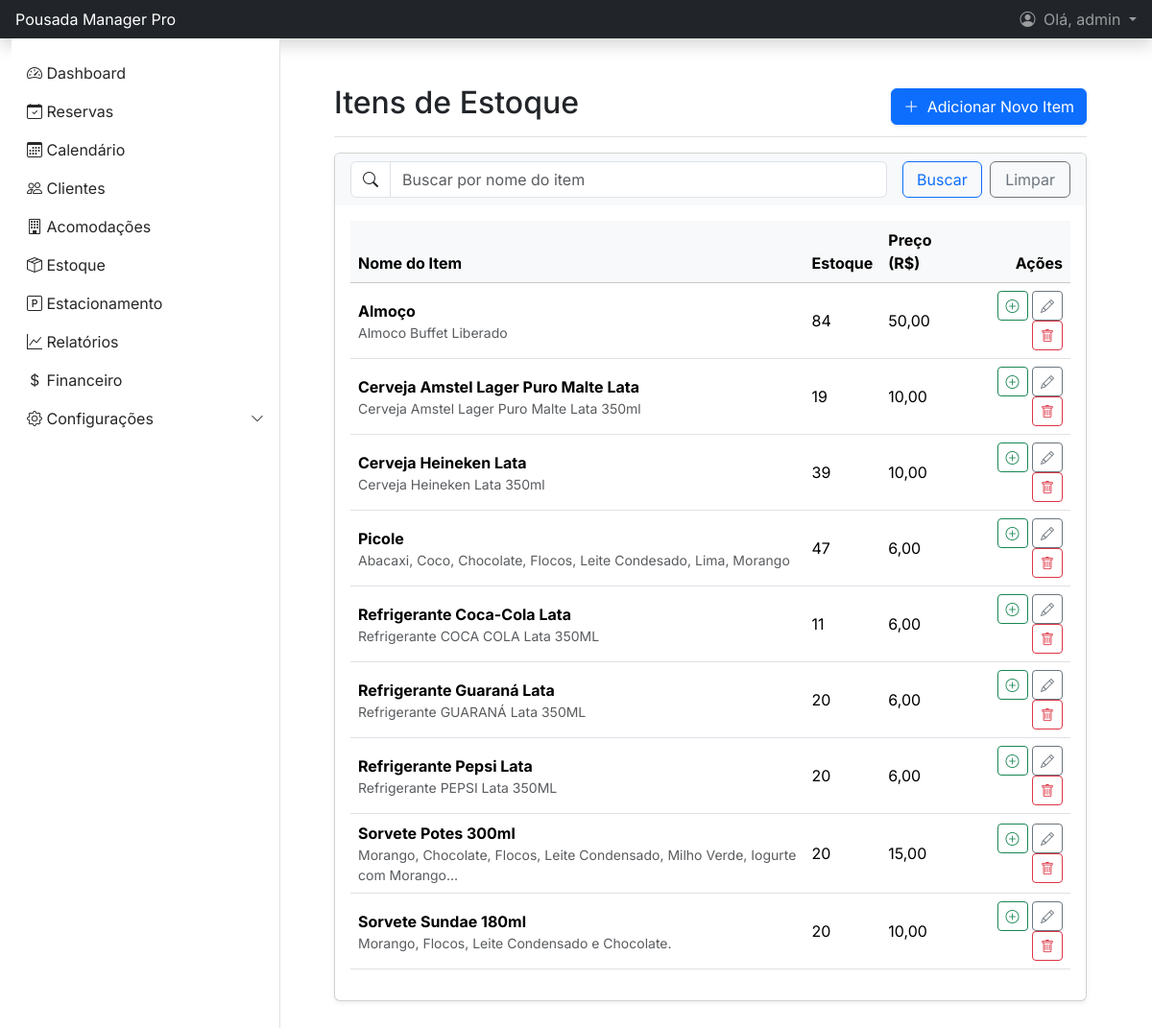
Screenshot of /estoque/ (signed in) with the database file from the repository.
### gestao/models.py (models this page shows, shortened)
class ItemEstoque(models.Model):
    nome = models.CharField(max_length=100)
    descricao = models.TextField(blank=True)
    quantidade = models.PositiveIntegerField(default=0)
    preco_venda = models.DecimalField("Preço de Venda", max_digits=10, decimal_places=2)
    history = HistoricalRecords()

### gestao/views.py (the view)
# urls.py: path('estoque/', views.ItemEstoqueListView.as_view(), name='item_estoque_list'),
class ItemEstoqueListView(LoginRequiredMixin, PermissionRequiredMixin, ListView):
    permission_required = 'gestao.view_itemestoque'
    raise_exception = True  # Mostra erro 403 se não tiver permissão
    model = ItemEstoque
    template_name = 'gestao/item_estoque_list.html'
    context_object_name = 'item_estoque'
    paginate_by = 10 # Itens por página
    def get_queryset(self):
        queryset = super().get_queryset().order_by('nome')
        query = self.request.GET.get('q')
        if query:
            queryset = queryset.filter(nome__icontains=query)
        return queryset

### templates/gestao/item_estoque_list.html (shortened to what this page needs)
{% extends 'base.html' %}
{% block content %}
<main class="px-md-4">
    <div class="d-flex justify-content-between flex-wrap flex-md-nowrap align-items-center pt-3 pb-2 mb-3 border-bottom">
        <h1 class="h2">Itens de Estoque</h1>
        <div class="btn-toolbar mb-2 mb-md-0">
            <a href="{% url 'item_estoque_add' %}" class="btn btn-primary shadow-sm">
                <i class="bi bi-plus-lg me-1"></i> Adicionar Novo Item
            </a>
        </div>
    </div>
    <div class="card shadow-sm">
        <div class="card-header bg-light border-bottom-0">
            <form method="get" action="{% url 'item_estoque_list' %}" class="row g-3 align-items-center">
                <div class="col-md-9">
                    <div class="input-group">
                        <span class="input-group-text bg-white"><i class="bi bi-search"></i></span>
                        <input type="search" class="form-control" name="q" placeholder="Buscar por nome do item" value="{{ request.GET.q|default:'' }}">
                    </div>
                </div>
                <div class="col-md-3">
                    <div class="d-grid gap-2 d-md-flex">
                        <button class="btn btn-outline-primary w-100" type="submit">Buscar</button>
                        <a href="{% url 'item_estoque_list' %}" class="btn btn-outline-secondary w-100">Limpar</a>
                    </div>
                </div>
            </form>
        </div>
        <div class="card-body">
            <div class="table-responsive">
                <table class="table table-hover align-middle">
                    <thead class="table-light">
                        <tr>
                            <th scope="col">Nome do Item</th>
                            <th scope="col">Estoque</th>
                            <th scope="col">Preço (R$)</th>
                            <th scope="col" class="text-end">Ações</th>
                        </tr>
                    </thead>
                    <tbody>
                        {% for item in item_estoque %}
                        <tr class="{% if item.quantidade <= 5 %}table-warning{% endif %}">
                            <td>
                                <div class="fw-bold">{{ item.nome }}</div>
                                <div class="small text-muted">{{ item.descricao|default:""|truncatechars:80 }}</div>
                            </td>
                            <td>
                                {{ item.quantidade }}
                            </td>
                            <td>{{ item.preco_venda|floatformat:2 }}</td>
                            <td class="text-end">
                                <a href="{% url 'compra_estoque_list' item.pk %}" class="btn btn-sm btn-outline-success" data-bs-toggle="tooltip" title="Adicionar Compra / Ver Histórico">
                                    <i class="bi bi-plus-circle"></i>
                                </a>
                                <a href="{% url 'item_estoque_edit' item.pk %}" class="btn btn-sm btn-outline-secondary" data-bs-toggle="tooltip" title="Editar Item">
                                    <i class="bi bi-pencil"></i>
                                </a>
                                <a href="{% url 'item_estoque_delete' item.pk %}" class="btn btn-sm btn-outline-danger" data-bs-toggle="tooltip" title="Excluir Item">
                                    <i class="bi bi-trash"></i>
                                </a>
                            </td>
                        </tr>
                        {% empty %}
                        <tr>
                            <td colspan="4" class="text-center py-4">Nenhum item cadastrado no estoque.</td>
                        </tr>
                        {% endfor %}
                    </tbody>
                </table>
            </div>
        </div>
    </div>
</main>
{% endblock %}

### templates/base.html (shortened to what this page needs)
{% load static %} <!doctype html>
<html lang="pt-br">
<head>
    <link href="https://cdn.jsdelivr.net/npm/bootstrap@5.3.3/dist/css/bootstrap.min.css" rel="stylesheet">
    <link rel="stylesheet" href="https://cdn.jsdelivr.net/npm/bootstrap-icons@1.11.3/font/bootstrap-icons.min.css">
</head>
<body>
<header class="navbar navbar-dark bg-dark sticky-top flex-md-nowrap p-0 shadow">
    <a class="navbar-brand col-md-3 col-lg-2 me-0 px-3 fs-6" href="{% url 'dashboard' %}">
        Pousada Manager Pro
    </a>
    <div class="navbar-nav ms-auto">
        {% if user.is_authenticated %}
            <div class="nav-item dropdown">
                <a class="nav-link dropdown-toggle px-3" href="#" role="button" data-bs-toggle="dropdown" aria-expanded="false">
                    <i class="bi bi-person-circle me-1"></i>
                    Olá, {{ request.user.first_name|default:request.user.username }}
                </a>
            </div>
        {% else %}
            <div class="nav-item text-nowrap">
                <a class="nav-link px-3" href="{% url 'login' %}">Entrar (Login)</a>
            </div>
        {% endif %}
    </div>
</header>
<div class="container-fluid main-container">
    <div class="offcanvas offcanvas-start sidebar" tabindex="-1" id="sidebarMenu">
        <div class="offcanvas-body p-0">
            <ul class="nav flex-column pt-3">
                <li class="nav-item"><a class="nav-link" href="{% url 'dashboard' %}"><i class="bi bi-speedometer2"></i> Dashboard</a></li>
                <li class="nav-item"><a class="nav-link" href="{% url 'reserva_list' %}"><i class="bi bi-calendar-check"></i> Reservas</a></li>
                <li class="nav-item"><a class="nav-link" href="{% url 'calendario_reservas' %}"><i class="bi bi-calendar3"></i> Calendário</a></li>
                <li class="nav-item"><a class="nav-link" href="{% url 'cliente_list' %}"><i class="bi bi-people"></i> Clientes</a></li>
                <li class="nav-item"><a class="nav-link" href="{% url 'acomodacao_list' %}"><i class="bi bi-building"></i> Acomodações</a></li>
                <li class="nav-item"><a class="nav-link" href="{% url 'item_estoque_list' %}"><i class="bi bi-box-seam"></i> Estoque</a></li>
                <li class="nav-item"><a class="nav-link" href="{% url 'vaga_estacionamento_list' %}"><i class="bi bi-p-square"></i> Estacionamento</a></li>
                <li class="nav-item"><a class="nav-link" href="{% url 'relatorio_acomodacoes' %}"><i class="bi bi-graph-up"></i> Relatórios</a></li>
                {% if perms.auth.change_user %}
                <li class="nav-item"><a class="nav-link" href="{% url 'financeiro' %}"><i class="bi bi-currency-dollar"></i> Financeiro</a></li>
                {% endif %}
                <li class="nav-item">
                    <a class="nav-link d-flex justify-content-between align-items-center" data-bs-toggle="collapse" href="#configuracoesSubmenu" role="button" aria-expanded="false" aria-controls="configuracoesSubmenu">
                        <span><i class="bi bi-gear"></i> Configurações</span>
                        <i class="bi bi-chevron-down small"></i>
                    </a>
                </li>
            </ul>
        </div>
    </div>
    <main class="content">
        {% block content %}
        {% endblock %}
    </main>
</div>
</body>
</html>

### templates/base.html (style rules this page uses)
body { display: flex; min-height: 100vh; flex-direction: column; font-family: 'Inter', sans-serif; }
.main-container { display: flex; flex: 1; }
.content { flex: 1; padding: 2rem; }
.sidebar .nav-link { color: #272727; }
@media (min-width: 768px) { #sidebarMenu { position: relative !important; transform: none !important; visibility: visible !important; border-right: 1px solid #dee2e6; width: 280px !important; top: 0; height: auto; } }

### rows the page displays
ItemEstoque: nome "Almoço", descricao "Almoco Buffet Liberado", quantidade "84", preco_venda "50,00"
ItemEstoque: nome "Cerveja Amstel Lager Puro Malte Lata", descricao "Cerveja Amstel Lager Puro Malte Lata 350ml", quantidade "19", preco_venda "10,00"
ItemEstoque: nome "Cerveja Heineken Lata", descricao "Cerveja Heineken Lata 350ml", quantidade "39", preco_venda "10,00"
ItemEstoque: nome "Picole", descricao "Abacaxi, Coco, Chocolate, Flocos, Leite Condesado, Lima, Morango", quantidade "47", preco_venda "6,00"
ItemEstoque: nome "Refrigerante Coca-Cola Lata", descricao "Refrigerante COCA COLA Lata 350ML", quantidade "11", preco_venda "6,00"
ItemEstoque: nome "Refrigerante Guaraná Lata", descricao "Refrigerante GUARANÁ Lata 350ML", quantidade "20", preco_venda "6,00"
ItemEstoque: nome "Refrigerante Pepsi Lata", descricao "Refrigerante PEPSI Lata 350ML", quantidade "20", preco_venda "6,00"
ItemEstoque: nome "Sorvete Potes 300ml", descricao "Morango, Chocolate, Flocos, Leite Condensado, Milho Verde, Iogurte com Morango…", quantidade "20", preco_venda "15,00"
ItemEstoque: nome "Sorvete Sundae 180ml", descricao "Morango, Flocos, Leite Condensado e Chocolate.", quantidade "20", preco_venda "10,00"

### other values shown
{{ request.user.first_name|default:request.user.username }} "admin"
